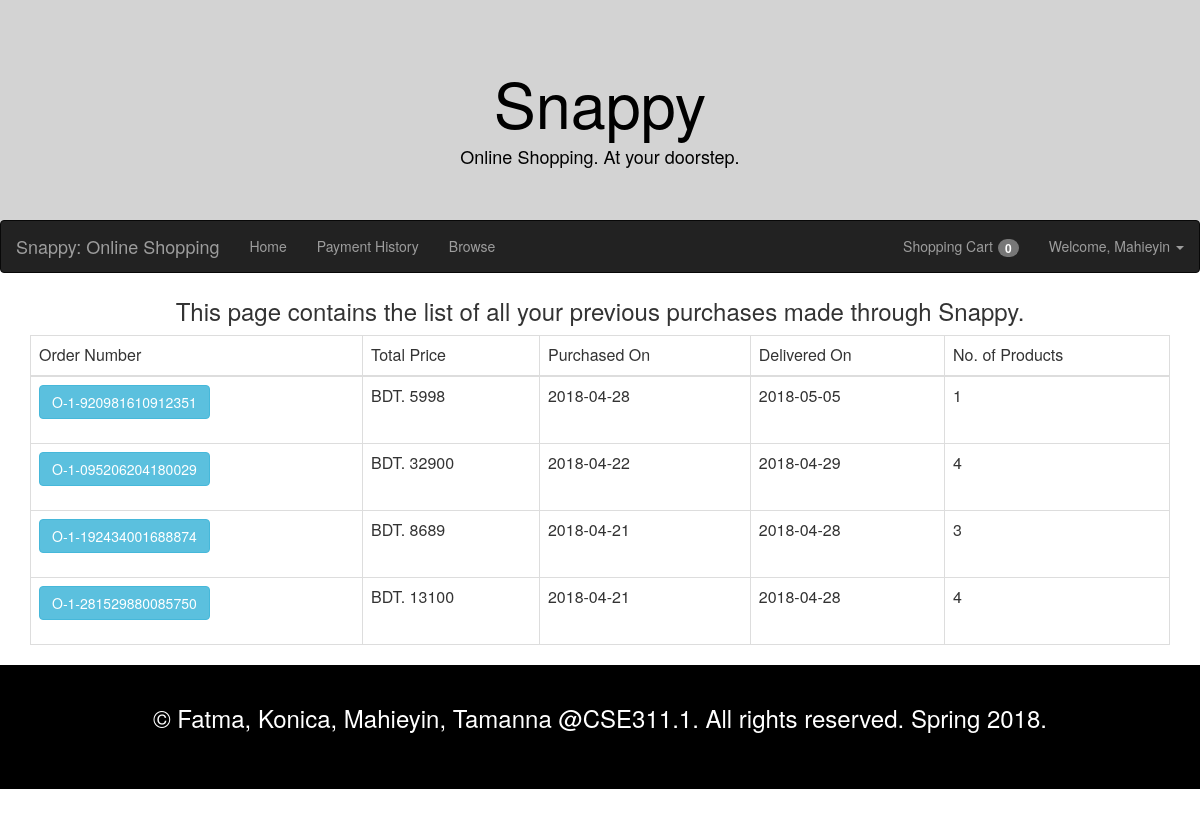
The app's page /history.php (signed in) with its own data.
### tables this page shows
CREATE TABLE `payment_history` (
  `customer_id` int(11) NOT NULL,
  `order_num` varchar(255) NOT NULL,
  `total_price` int(11) NOT NULL,
  `purchase_date` date NOT NULL,
  `delivery_date` date NOT NULL,
  `no_of_products` int(11) NOT NULL
);

### history.php (the view, shortened to what this page needs)
<?php include('inc/logged-in-header.php'); ?>
<?php require('configurations/database.php'); ?>
<?php
	$customerId = $_SESSION['customer_id'];
	$query = "SELECT * FROM `payment_history` WHERE customer_id=".$customerId." ORDER BY purchase_date DESC";
	$result = mysqli_query($conn, $query);
	$resultCheck = mysqli_num_rows($result);
?>
<div class="container">
    <div class="h3 text-center toprated"> This page contains the list of all your previous purchases made through Snappy. </div>
    <table class="table table-bordered">
    	<thead>
    		<tr>
    			<td> Order Number </td>
    			<td> Total Price </td>
    			<td> Purchased On </td>
    			<td> Delivered On </td>
    			<td> No. of Products </td>
    		</tr>
    	</thead>
    	<tbody>
    		<?php if($resultCheck > 0) {
					$rows = mysqli_fetch_all($result, MYSQLI_ASSOC);
    				foreach($rows as $row) { ?>
	    		<tr>
	    			<td>
	    				<form method="POST" action="detailedhistory.php">
	    					<input type="submit" name="details" class="btn btn-info btn-large text-center" value="<?php echo $row['order_num'];	?>">
	    			 	</form>
	    			</td>
	    			<td> BDT. <?php echo $row['total_price']; ?> </td>
	    			<td> <?php echo $row['purchase_date']; ?> </td>
	    			<td> <?php echo $row['delivery_date']; ?> </td>
	    			<td> <?php echo $row['no_of_products']; ?> </td>
	    		</tr>
	    	<?php }} ?>
    	</tbody>
    </table>
</div>
<?php include('inc/footer2.php'); ?>

### records on screen
payment_history: details "O-1-920981610912351", total_price "5998", purchase_date "2018-04-28", delivery_date "2018-05-05", no_of_products "1"
payment_history: details "O-1-095206204180029", total_price "32900", purchase_date "2018-04-22", delivery_date "2018-04-29", no_of_products "4"
payment_history: details "O-1-192434001688874", total_price "8689", purchase_date "2018-04-21", delivery_date "2018-04-28", no_of_products "3"
payment_history: details "O-1-281529880085750", total_price "13100", purchase_date "2018-04-21", delivery_date "2018-04-28", no_of_products "4"

### other values on screen
$_SESSION['shop_count'] "0"
$_SESSION['username'] "Mahieyin"
